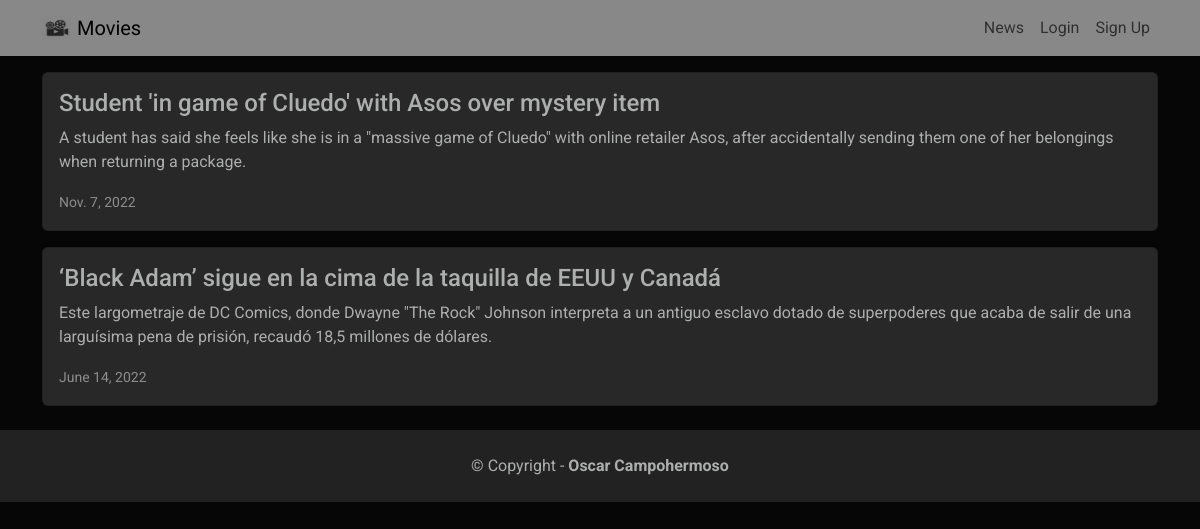
Page /news/ on the committed database.
### news/models.py (models this page shows, shortened)
class News(models.Model):
    headline = models.CharField(max_length=200)
    body = models.TextField()
    date = models.DateField()

### news/views.py (the view)
# urls.py: path('news/', include('news.urls')),
def news(request):
    newss = News.objects.all().order_by('-date') # -date means descending order of date field in News model class
    return render(request, 'news.html',
        {'newss': newss})

### news/templates/news.html
{% extends 'base.html' %}
{% block content %}
    {% for news in newss %}
    <div class="card mb-3">
        <div class="row g-0">
            <div>
                <div class="card-body">
                    <h5 class="card-title">{{ news.headline}}</h5>
                    <p class="card-text">{{ news.body }}</p>
                    <p class="card-text"><small class="text-muted">
                            {{ news.date }}</small></p>
                </div>
            </div>
        </div>
    </div>
    {% endfor %}
{% endblock content %}

### rows in the picture
News: headline "Student 'in game of Cluedo' with Asos over mystery item", body "A student has said she feels like she is in a \"massive game of Cluedo\" with online retailer Asos, after accidentally sending them one of her belongings when returning a package.", date "Nov. 7, 2022"
News: headline "‘Black Adam’ sigue en la cima de la taquilla de EEUU y Canadá", body "Este largometraje de DC Comics, donde Dwayne \"The Rock\" Johnson interpreta a un antiguo esclavo dotado de superpoderes que acaba de salir de una larguísima pena de prisión, recaudó 18,5 millones de dólares.", date "June 14, 2022"
